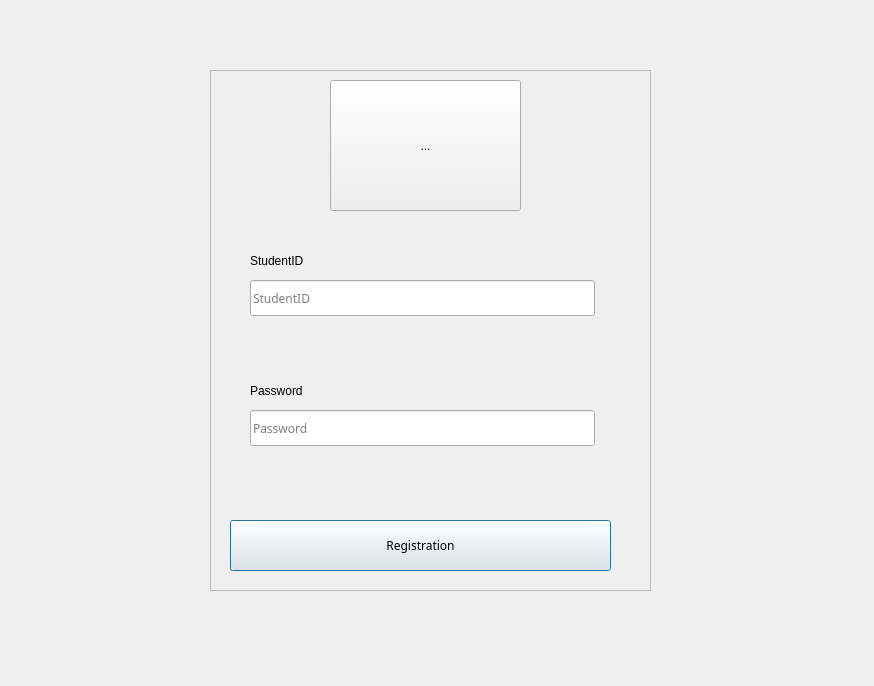
<?xml version="1.0" encoding="UTF-8"?>
<ui version="4.0">
 <class>Registration</class>
 <widget class="QDialog" name="Registration">
  <property name="geometry">
   <rect>
    <x>0</x>
    <y>0</y>
    <width>874</width>
    <height>686</height>
   </rect>
  </property>
  <property name="windowTitle">
   <string>Dialog</string>
  </property>
  <widget class="QFrame" name="frame">
   <property name="geometry">
    <rect>
     <x>210</x>
     <y>70</y>
     <width>441</width>
     <height>521</height>
    </rect>
   </property>
   <property name="frameShape">
    <enum>QFrame::StyledPanel</enum>
   </property>
   <property name="frameShadow">
    <enum>QFrame::Raised</enum>
   </property>
   <widget class="QLineEdit" name="lineEdit_id_2_reg">
    <property name="geometry">
     <rect>
      <x>40</x>
      <y>210</y>
      <width>345</width>
      <height>36</height>
     </rect>
    </property>
    <property name="font">
     <font>
      <family>century gothic</family>
     </font>
    </property>
    <property name="styleSheet">
     <string notr="true">#lineEdit_id_2
{
background:transparent;
border:none;
color:#717072;
border-bottom:1px solid #717072;
}</string>
    </property>
    <property name="placeholderText">
     <string>StudentID</string>
    </property>
   </widget>
   <widget class="QLineEdit" name="lineEdit_pw_2_reg">
    <property name="geometry">
     <rect>
      <x>40</x>
      <y>340</y>
      <width>345</width>
      <height>36</height>
     </rect>
    </property>
    <property name="font">
     <font>
      <family>century gothic</family>
     </font>
    </property>
    <property name="styleSheet">
     <string notr="true">#lineEdit_pw_2
{
background:transparent;
border:none;
color:#717072;
border-bottom:1px solid #717072;
}</string>
    </property>
    <property name="echoMode">
     <enum>QLineEdit::Password</enum>
    </property>
    <property name="placeholderText">
     <string>Password</string>
    </property>
   </widget>
   <widget class="QToolButton" name="iconButton_reg">
    <property name="geometry">
     <rect>
      <x>120</x>
      <y>10</y>
      <width>191</width>
      <height>131</height>
     </rect>
    </property>
    <property name="styleSheet">
     <string notr="true">#iconButton
{
	background:rgba(0, 0, 0,0);
	border-radius:40px;
}</string>
    </property>
    <property name="text">
     <string>...</string>
    </property>
    <property name="icon">
     <iconset resource="src.qrc">
      <normaloff>:/images/register.png</normaloff>:/images/register.png</iconset>
    </property>
    <property name="iconSize">
     <size>
      <width>400</width>
      <height>400</height>
     </size>
    </property>
   </widget>
   <widget class="QPushButton" name="Button_register_reg">
    <property name="geometry">
     <rect>
      <x>20</x>
      <y>450</y>
      <width>381</width>
      <height>51</height>
     </rect>
    </property>
    <property name="font">
     <font>
      <family>century gothic</family>
     </font>
    </property>
    <property name="styleSheet">
     <string notr="true">#Button_register
{
	background-color:rgba(151, 214, 255,0.6);
}</string>
    </property>
    <property name="text">
     <string>Registration</string>
    </property>
   </widget>
   <widget class="QLabel" name="label_username_reg">
    <property name="geometry">
     <rect>
      <x>40</x>
      <y>170</y>
      <width>161</width>
      <height>41</height>
     </rect>
    </property>
    <property name="styleSheet">
     <string notr="true">#label_username
{
	color:#fff;
	background:transparent;
	font-size:25px;
}</string>
    </property>
    <property name="text">
     <string>StudentID</string>
    </property>
   </widget>
   <widget class="QLabel" name="label_password_reg">
    <property name="geometry">
     <rect>
      <x>40</x>
      <y>300</y>
      <width>161</width>
      <height>41</height>
     </rect>
    </property>
    <property name="styleSheet">
     <string notr="true">#label_password
{
	color:#fff;
	background:transparent;
	font-size:25px;
}</string>
    </property>
    <property name="text">
     <string>Password</string>
    </property>
   </widget>
  </widget>
 </widget>
 <resources>
  <include location="src.qrc"/>
 </resources>
 <connections/>
</ui>
